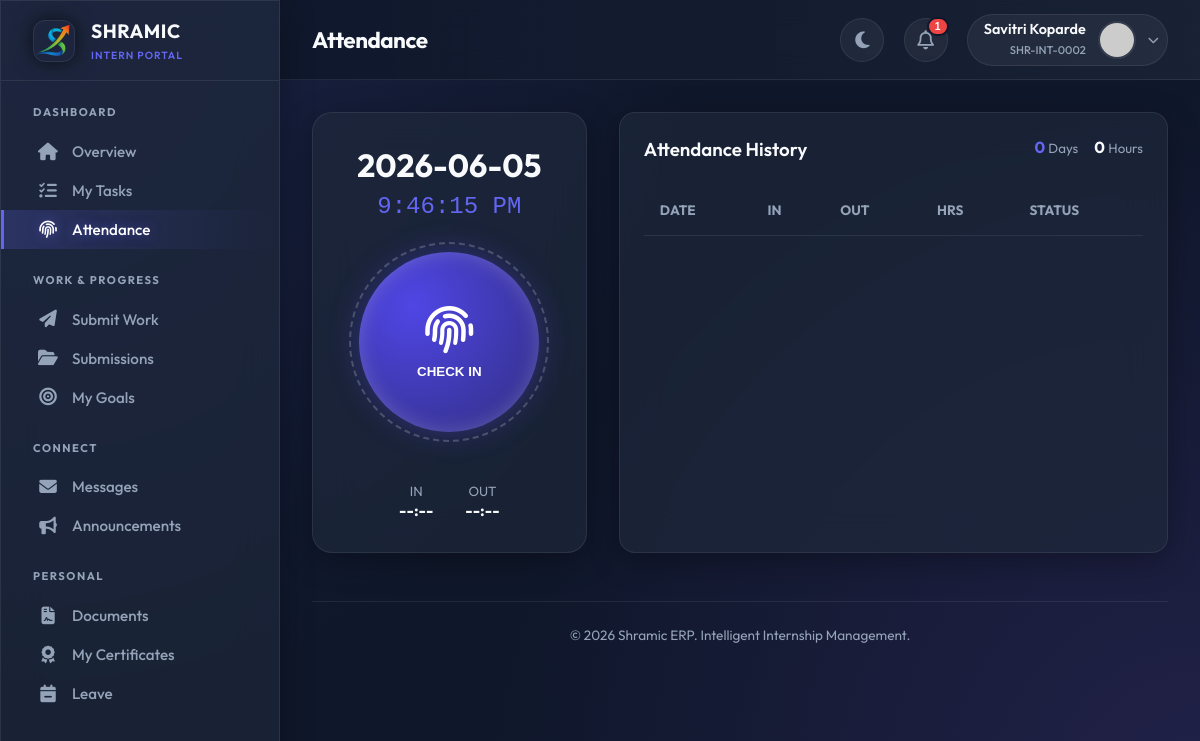
The page /intern/attendance (signed in) on the database as committed earlier.
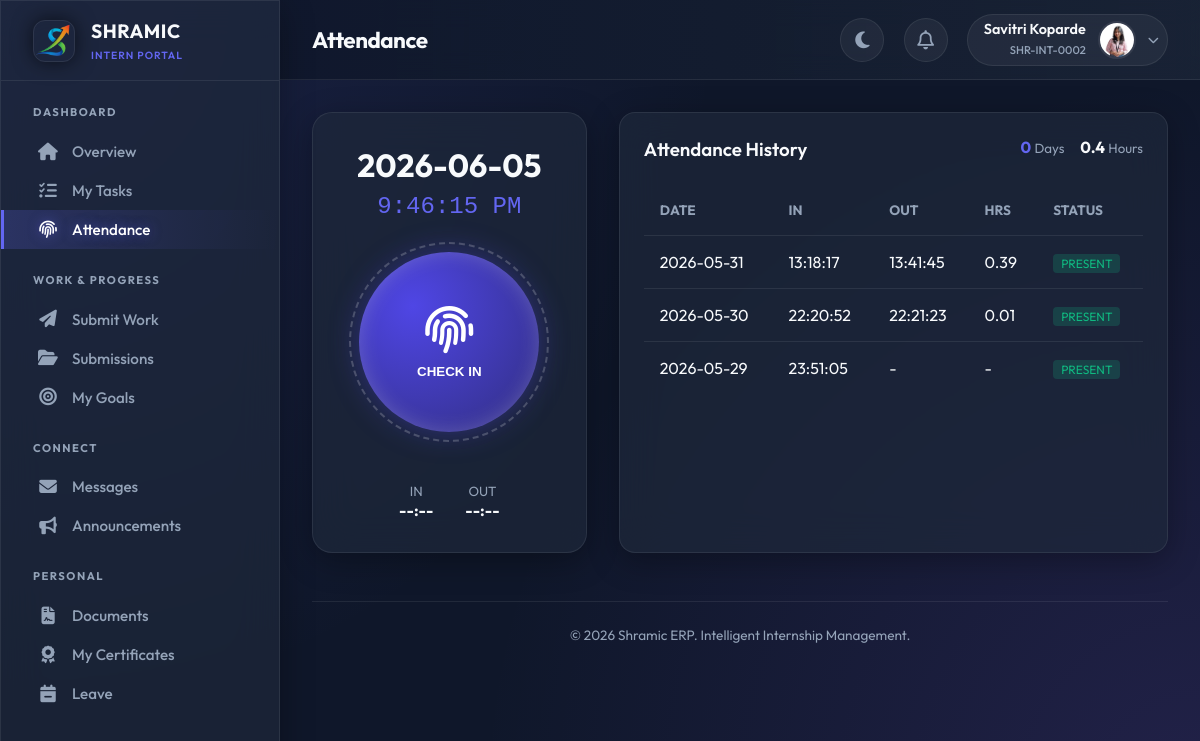
The same page on the database as committed later.
### tables this page shows
CREATE TABLE users (
            id INTEGER PRIMARY KEY AUTOINCREMENT,
            intern_id TEXT UNIQUE,
            usn TEXT UNIQUE NOT NULL,
            full_name TEXT NOT NULL,
            phone TEXT NOT NULL,
            email TEXT UNIQUE NOT NULL,
            password_hash TEXT NOT NULL,
            role TEXT NOT NULL,
            photo_url TEXT,
            status TEXT DEFAULT 'PENDING',
            is_admin BOOLEAN DEFAULT 0,
            department TEXT,
            join_date DATE,
            emergency_contact TEXT,
            address TEXT,
            last_login TIMESTAMP,
            login_count INTEGER DEFAULT 0,
            created_at TIMESTAMP DEFAULT CURRENT_TIMESTAMP,
            updated_at TIMESTAMP DEFAULT CURRENT_TIMESTAMP
        );

CREATE TABLE attendance (
            id INTEGER PRIMARY KEY AUTOINCREMENT,
            user_id INTEGER,
            date DATE NOT NULL,
            check_in_time TIMESTAMP,
            check_out_time TIMESTAMP,
            work_hours REAL,
            location TEXT,
            ip_address TEXT,
            notes TEXT,
            status TEXT DEFAULT 'PRESENT',
            FOREIGN KEY (user_id) REFERENCES users(id),
            UNIQUE(user_id, date)
        );

### app.py (the view)
@app.route('/intern/attendance', methods=['GET', 'POST'])
@login_required
@approved_required
def intern_attendance():
    conn = get_db_connection()
    cur = conn.cursor()
    today = format_datetime(get_current_date(), '%Y-%m-%d')
    cur.execute("""
        SELECT * FROM attendance
        WHERE user_id = ? AND date = ?
    """, (current_user.id, today))
    today_attendance = cur.fetchone()
    cur.execute("""
        SELECT COUNT(*) as count
        FROM attendance
        WHERE user_id = ? AND strftime('%Y-%m', date) = strftime('%Y-%m', date('now'))
    """, (current_user.id,))
    attendance_this_month = cur.fetchone()['count']
    cur.execute("""
        SELECT
            COALESCE(SUM(work_hours), 0) as total_hours,
            COALESCE(AVG(work_hours), 0) as average_hours,
            COUNT(*) as working_days
        FROM attendance
        WHERE user_id = ? AND work_hours IS NOT NULL
    """, (current_user.id,))
    hours_stats = cur.fetchone()
    cur.execute("""
        SELECT * FROM attendance
        WHERE user_id = ?
        ORDER BY date DESC
        LIMIT 30
    """, (current_user.id,))
    attendance_history = cur.fetchall()
    conn.close()
    return render_template('intern/attendance.html',
        today_attendance=today_attendance,
        today_date=today,
        attendance_this_month=attendance_this_month,
        total_hours=hours_stats['total_hours'],
        average_hours=hours_stats['average_hours'],
        working_days=hours_stats['working_days'],
        attendance_history=attendance_history
    )

### app.py (called while the page is built)
@app.before_request
def make_session_permanent():
    session.permanent = True
    app.permanent_session_lifetime = timedelta(days=365)

def get_db_connection():
    conn = sqlite3.connect(DATABASE, timeout=30)
    conn.execute("PRAGMA busy_timeout = 30000")
    conn.row_factory = sqlite3.Row
    return conn

def get_current_datetime():
    return datetime.now(TIMEZONE)

def get_current_date():
    return get_current_datetime().date()

def format_datetime(dt, format_str='%Y-%m-%d %H:%M:%S'):
    if dt is None: return None
    if isinstance(dt, str): return dt
    return dt.strftime(format_str)

@login_manager.user_loader
def load_user(user_id):
    conn = get_db_connection()
    cur = conn.cursor()
    cur.execute("SELECT * FROM users WHERE id = ?", (user_id,))
    user_data = cur.fetchone()
    conn.close()
    return User(dict(user_data)) if user_data else None

@app.before_request
def before_request():
        pass

### templates/intern/attendance.html (shortened to what this page needs)
{% extends "intern/base.html" %} {% block page_title %}Attendance{% endblock %}
 {% block content %}
<div class="attendance-layout">
  <div class="glass-panel clock-card card-3d">
    <h2 style="font-size: 2rem; margin-bottom: 0.5rem">{{ today_date }}</h2>
    <div
      id="live-clock"
      style="font-family: monospace; font-size: 1.5rem; color: var(--primary)"
    >
    </div>
    {% if not today_attendance %}
    <button onclick="markAttendance()" class="big-button btn-in">
      <div class="pulse-ring"></div>
      <i
        class="fas fa-fingerprint"
        style="font-size: 3rem; margin-bottom: 10px"
      ></i>
      CHECK IN
    </button>
    {% endif %}
    <div style="display: flex; gap: 2rem; margin-top: 1rem">
      <div>
        <small style="color: var(--text-muted)">IN</small>
        <div style="font-weight: 700">
          {{ today_attendance.check_in_time[-8:] if today_attendance else
          '--:--' }}
        </div>
      </div>
      <div>
        <small style="color: var(--text-muted)">OUT</small>
        <div style="font-weight: 700">
          {{ today_attendance.check_out_time[-8:] if today_attendance and
          today_attendance.check_out_time else '--:--' }}
        </div>
      </div>
    </div>
  </div>
  <div class="glass-panel history-card">
    <div
      style="
        display: flex;
        justify-content: space-between;
        margin-bottom: 1.5rem;
      "
    >
      <h3 style="font-weight: 600">Attendance History</h3>
      <div style="display: flex; gap: 1rem; text-align: center">
        <div>
          <span style="font-weight: 700; color: var(--primary)"
            >{{ attendance_this_month }}</span
          >
          <small style="color: var(--text-muted)">Days</small>
        </div>
        <div>
          <span style="font-weight: 700; color: var(--warning)"
            >{{ total_hours }}</span
          >
          <small style="color: var(--text-muted)">Hours</small>
        </div>
      </div>
    </div>
    <div style="overflow-x: auto">
      <table class="glass-table">
        <thead>
          <tr>
            <th>Date</th>
            <th>In</th>
            <th>Out</th>
            <th>Hrs</th>
            <th>Status</th>
          </tr>
        </thead>
        <tbody>
          {% for record in attendance_history %}
          <tr>
            <td>{{ record.date }}</td>
            <td>{{ record.check_in_time[-8:] }}</td>
            <td>
              {{ record.check_out_time[-8:] if record.check_out_time else '-' }}
            </td>
            <td>{{ record.work_hours if record.work_hours else '-' }}</td>
            <td>
              <span
                style="
                  padding: 2px 8px;
                  border-radius: 4px;
                  background: rgba(16, 185, 129, 0.2);
                  color: var(--success);
                  font-size: 0.75rem;
                "
                >PRESENT</span
              >
            </td>
          </tr>
          {% endfor %}
        </tbody>
      </table>
    </div>
  </div>
</div>
{% endblock %}

### templates/intern/base.html (shortened to what the changed rows need)
<!doctype html>
<html lang="en">
  <head>
    <link
      rel="stylesheet"
      href="https://cdnjs.cloudflare.com/ajax/libs/font-awesome/6.4.0/css/all.min.css"
    />
  </head>
  <body data-theme="dark" x-data="{ sidebarOpen: false }">
    <div class="app-container">
      <aside class="sidebar glass-panel" :class="{ 'open': sidebarOpen }">
        <div class="sidebar-header">
          <div>
            <h1
              style="
                font-size: 1.2rem;
                font-weight: 700;
                letter-spacing: 0.5px;
                color: var(--text-main);
              "
            >
              SHRAMIC
            </h1>
          </div>
        </div>
      </aside>
      <main class="main-content">
        <header class="top-header">
          <div style="display: flex; align-items: center">
            <h2 class="page-title">{% block page_title %}{% endblock %}</h2>
          </div>
          <div class="header-actions">
            <div class="relative-container" x-data="{ open: false }">
              <button @click="open = !open" class="icon-btn">
                <i class="far fa-bell"></i>
                {% if unread_notifications > 0 %}
                <span class="badge">{{ unread_notifications }}</span>
                {% endif %}
              </button>
            </div>
            <div class="relative-container" x-data="{ userMenuOpen: false }">
              <div class="user-pill" @click="userMenuOpen = !userMenuOpen">
                <div class="user-info">
                  <span class="user-name">{{ current_user.full_name }}</span>
                  <span class="user-role">{{ current_user.intern_id }}</span>
                </div>
                {% if current_user.photo_url %}
                <img
                  src="{{ url_for('uploaded_file', filename='profiles/' + current_user.photo_url) }}"
                  class="avatar"
                />
                {% else %}
                <img
                  src="https://ui-avatars.com/api/?name={{ current_user.full_name }}&background=6366f1&color=fff"
                  class="avatar"
                />
                {% endif %}
                <i
                  class="fas fa-chevron-down"
                  style="font-size: 0.7rem; color: var(--text-muted)"
                ></i>
              </div>
            </div>
          </div>
        </header>
        <div class="content-body">
           {% block content %}{% endblock %}
        </div>
      </main>
    </div>
  </body>
</html>

Rows that differ between the two databases and show on the page:
changed users "Savitri Koparde": photo_url: picture added
added attendance: date "2026-05-31", check_in_time "13:18:17", check_out_time "13:41:45", work_hours "0.39"
added attendance: date "2026-05-30", check_in_time "22:20:52", check_out_time "22:21:23", work_hours "0.01"
added attendance: date "2026-05-29", check_in_time "23:51:05", check_out_time "-", work_hours "-"
Other text that changed with them:
{{ total_hours }}: "0" → "0.4"
{{ unread_notifications }}: "1" → (not shown)
